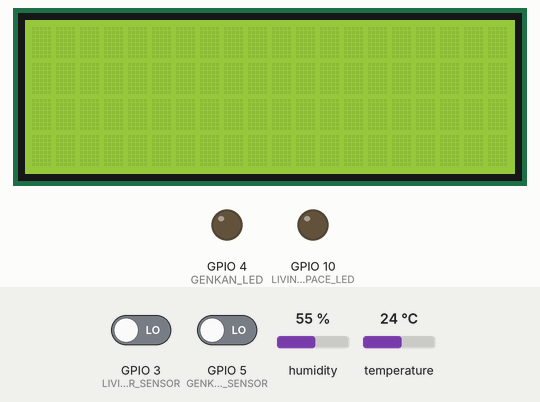
Bench run of a sketch on a simulated ESP8266 (NodeMCU). On the bench: 20×4 character LCD, output pins drawn as LEDs (lit = HIGH). The test bench sets the inputs (shaded band); at power-on: GPIO 3 (LIVING_SPACE_PIR_SENSOR) LOW, GPIO 5 (GENKAN_PIR_SENSOR) LOW, humidity 55 %, temperature 24 °C. WiFi joins after 1.5 s; servers stay silent unless stated; what the sketch prints to the serial monitor is not drawn.

Above: at 2.7 s.
2.8 s: GPIO 3 (LIVING_SPACE_PIR_SENSOR) driven HIGH
At 6.1 s:
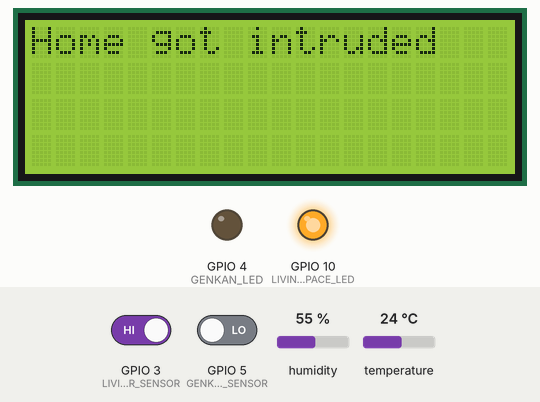
8.8 s: GPIO 5 (GENKAN_PIR_SENSOR) driven HIGH
At 9.8 s:
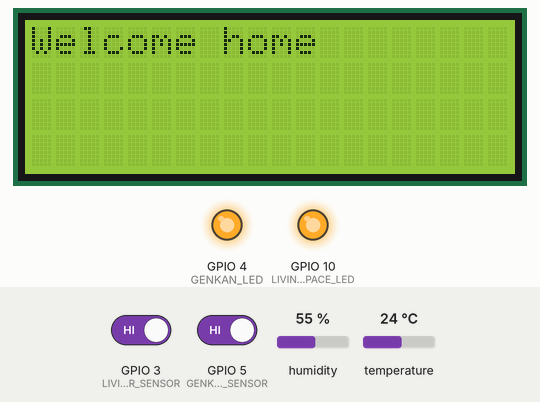
14.4 s: GPIO 3 (LIVING_SPACE_PIR_SENSOR) driven LOW
At 15.3 s:
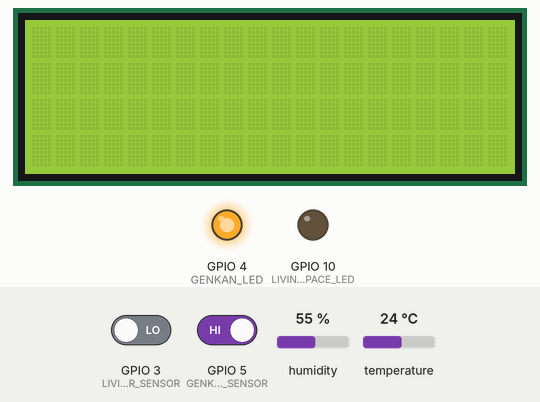
15.9 s: GPIO 5 (GENKAN_PIR_SENSOR) driven LOW
At 16.4 s:
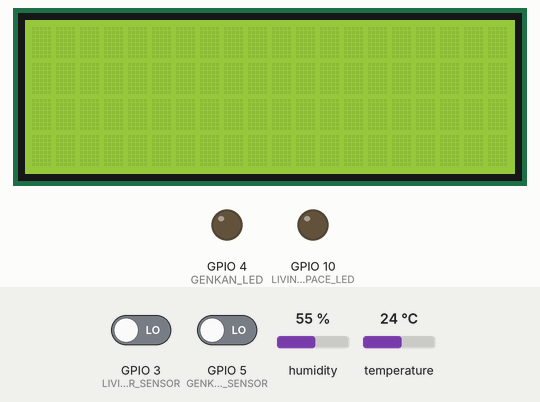
Timing chart, 0 to 18.4 s (numbered marks = the images above; inputs shaded):
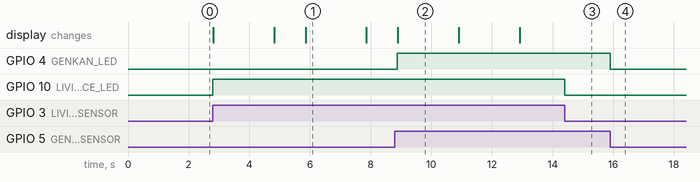

The sketch:

SmartHome.ino
```cpp
// 2 LED
#define GENKAN_LED 4
#define LIVING_SPACE_LED 10

// 人感センサ
#define GENKAN_PIR_SENSOR 5
#define LIVING_SPACE_PIR_SENSOR 3
// 温度センサ
#include <DHT.h>
#define DHT_PIN 7
#define DHT_MODEL DHT11
DHT dht(DHT_PIN, DHT_MODEL);
// LCD
#include <LiquidCrystal_I2C.h>
LiquidCrystal_I2C lcd(0x27, 20, 4);

// Wifi setup
#include <ESP8266WiFi.h>
const char* ssid = "your_wifi_SSID";
const char* password = "your_wifi_password";

// SMTP Client setup
#include <ESP_Mail_Client.h>
#define SMTP_SERVER "smtp.your_email_provider.com" // for example, smtp.gmail.com
#define SMTP_PORT 465 //465 for SSL, 587 for TLS
#define EMAIL_SENDER "your_email@example.com" // the email address where you want to send the alert
#define EMAIL_SENDER_PASSWORD "your_email_password"
#define EMAIL_RECIPIENT "recipient_email@example.com" // the email address where you want to send the alert

SMTPData smtpData;

int celsius = 0;
int fahrenheit = 0;
bool isHome = false;
bool intruded = false;

void setup_wifi() {
  delay(10);
  Serial.println();
  Serial.print("Connecting to ");
  Serial.println(ssid);

  WiFi.begin(ssid, password);

  while (WiFi.status() != WL_CONNECTED) {
    delay(500);
    Serial.print(".");
  }

  Serial.println("");
  Serial.println("WiFi connected");
  Serial.println("IP address: ");
  Serial.println(WiFi.localIP());
}

void sendEmail(const char* subject, const char* message) {
  smtpData.setLogin(SMTP_SERVER, SMTP_PORT, EMAIL_SENDER, EMAIL_SENDER_PASSWORD);
  smtpData.setSender("Home Security", EMAIL_SENDER);
  smtpData.setPriority("High");
  smtpData.setSubject(subject);
  smtpData.setMessage(message, false);
  smtpData.addRecipient(EMAIL_RECIPIENT);

  if (!MailClient.sendMail(smtpData)) {
    Serial.println("Error sending Email, " + MailClient.smtpErrorReason());
  } else {
    Serial.println("Email sent successfully");
  }

  smtpData.empty();
}

void setup() {
  //pinMode(LED_BUILTIN, OUTPUT);
  //Serialの起動
  Serial.begin(9600);
  Serial.write("start\n");
  //LCDの起動
  lcd.init();
  lcd.backlight();
  //人感センサ
  pinMode(GENKAN_PIR_SENSOR, INPUT_PULLUP);
  //pinMode(TOILET_PIR_SENSOR, INPUT_PULLUP);
  //温度センサ
  dht.begin();
  //LED
  pinMode(GENKAN_LED, OUTPUT);
  pinMode(LIVING_SPACE_LED, OUTPUT);

  //Wifi
  setup_wifi();
}

void welcomeMessage() {
  lcd.setCursor(0, 0);
  lcd.print("Welcome home");
  delay(2000);
  lcd.clear();
  lcd.setCursor(0, 0);
  lcd.print(celsius);
  lcd.print(" C, ");
  lcd.print(fahrenheit);
  lcd.print(" F.");
  delay(2000);
  lcd.clear();
}

void breakInAlert(){
  lcd.setCursor(0,0);
  lcd.print("Home got intruded");
  delay(2000);
  lcd.clear();
  sendEmail("Alert: Break-in Detected", "A break-in has been detected at your home.");
}

void loop() {
  celsius = dht.readTemperature();;
  fahrenheit = ((celsius * 9) / 5 + 32);

  int genkan_pir_value = digitalRead(GENKAN_PIR_SENSOR);

  //Owner is back to home, play welcome message
  if (genkan_pir_value == HIGH && isHome == false) {
    digitalWrite(GENKAN_LED, HIGH);
    isHome = true;
    welcomeMessage();
  }
  //Toggle value for genkan LED
  if (genkan_pir_value == HIGH && isHome == true) {
    digitalWrite(GENKAN_LED, HIGH);
  } else if (genkan_pir_value == LOW) {
    digitalWrite(GENKAN_LED, LOW);
  }

  int living_space_pir_value = digitalRead(LIVING_SPACE_PIR_SENSOR);
  if (living_space_pir_value == HIGH) { // Toggle value for living room LED
    digitalWrite(LIVING_SPACE_LED, HIGH);
  } else {
    digitalWrite(LIVING_SPACE_LED, LOW);
  }
  //侵入者の判断
  if(isHome == false && living_space_pir_value == HIGH){ //the owner is not home, but the LED in the living roon reacted. that means the intruder must have gotten in by the windows
    intruded = true;
    breakInAlert();
  }
  if(isHome && !intruded && genkan_pir_value == HIGH && living_space_pir_value == HIGH){ //the owner is at the living room but the LED in the genkan reacted. that means the intruder must have gotten in by the main door
    intruded = true;
    breakInAlert();
  }
}
```

Measured:
- after the input at 2.8 s, GPIO 10 (LIVING_SPACE_LED): LOW → HIGH at once; the display: changes at once (image 1)
- after the input at 8.8 s, GPIO 4 (GENKAN_LED): LOW → HIGH after 0.09 s; the display: changes after 0.10 s (image 2)
- after the input at 14.4 s, GPIO 10 (LIVING_SPACE_LED): HIGH → LOW at once
- after the input at 15.9 s, GPIO 4 (GENKAN_LED): HIGH → LOW at once
- what the display in image 1 shows lasts 2.0 s, from 5.9 s to 7.9 s
